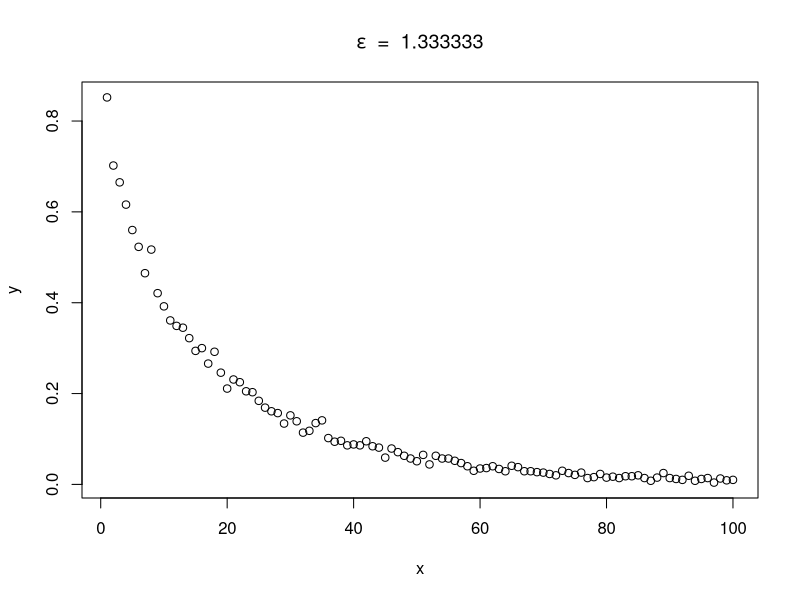
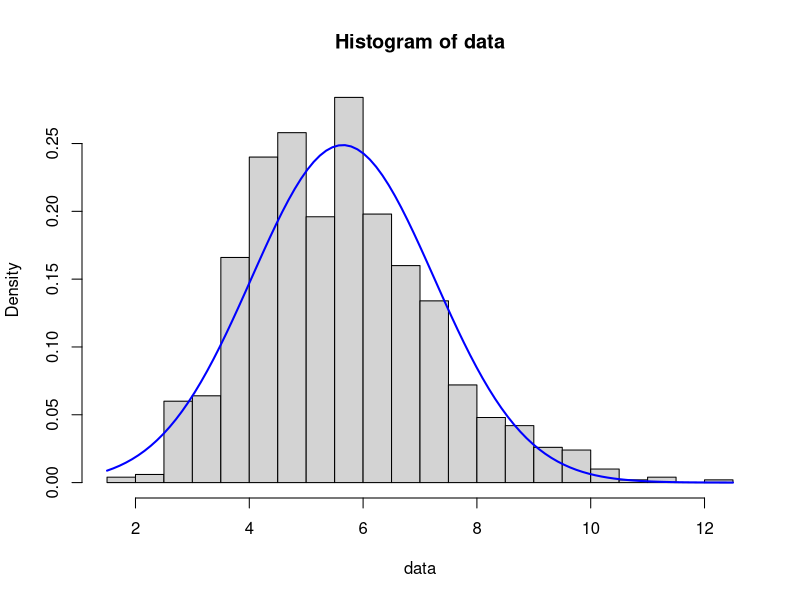

The R script that drew these images, in order:
############
# Partie 3 #
############

# q3.2

q3 <- function(n, e) {
  m = 1000
  p = 0.1789
  l = numeric(m)
  for (i in 1:m)
  {
    l[i] = sum(rgeom(n, p)) + n
  }
  c = 0
  for (i in 1:m)
  {
    if ((abs(l[i] / n - 1 / p) >= e))
    {
      c = c + 1
    }
  }
  return (c/m)
}

x = seq(1, 100)
y = x
e = 1.333333
for (i in seq(1, 100))
{
  y[i] = q3(x[i], e)
}
plot(x, y)
title(main = expression(epsilon ~ " = " ~ 1.333333))
# q3.3
simu <- function(n)
{
  m = 1000
  p = 0.1789
  l = numeric(m)
  for (i in 1:m)
  {
    l[i] = mean(rgeom(n, p))+1
  }
  return (l)
}

data = simu(10)
m<-mean(data)
std<-sqrt(var(data))
hist(data, breaks=20, prob=TRUE)
curve(dnorm(x, mean=m, sd=std), col="blue", lwd=2, add=TRUE)
